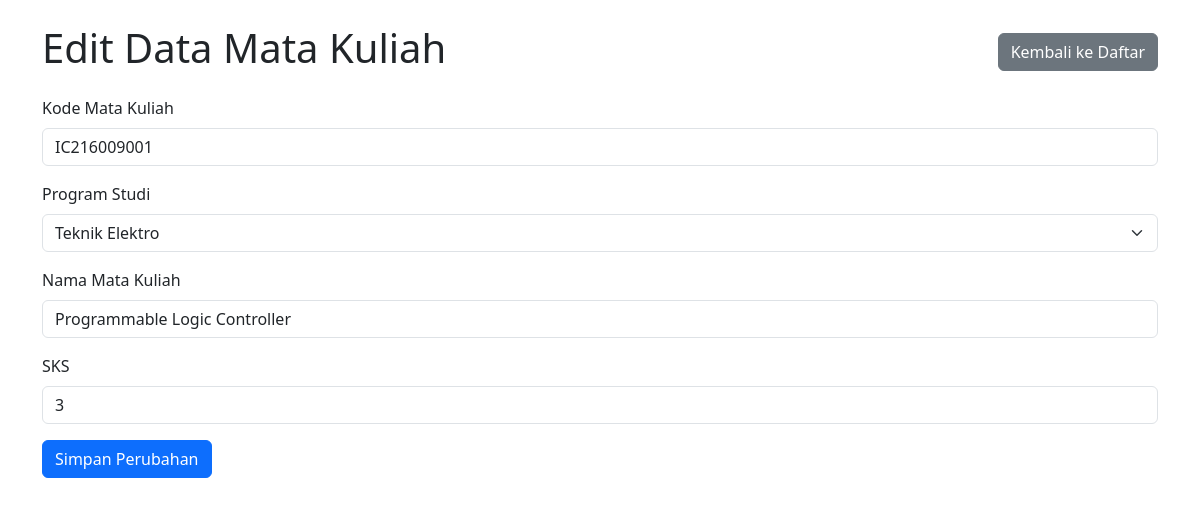
Screenshot of /managematkul/edit_matakuliah.php?kode_mk=IC216009001 (signed in) with the database file from the repository.
### tables this page shows
CREATE TABLE `matakuliah` (
  `kode_mk` varchar(20) NOT NULL,
  `id_prodi` varchar(5) NOT NULL,
  `nama_mk` varchar(100) NOT NULL,
  `sks` int NOT NULL
);

CREATE TABLE `prodi` (
  `id_prodi` varchar(5) NOT NULL,
  `id_fakultas` varchar(5) NOT NULL,
  `nama_prodi` varchar(100) NOT NULL,
  `jenjang` enum('Profesi','D3','S1','S2','S3') NOT NULL
);

### managematkul/edit_matakuliah.php (the view, shortened to what this page needs)
<?php
require_once '../main/config_db.php';
$entry = null;
$kode_mk_edit = isset($_GET['kode_mk']) ? mysqli_real_escape_string($conn, $_GET['kode_mk']) : null;
$prodi_options = [];
$sql_prodi_list = "SELECT id_prodi, nama_prodi FROM prodi ORDER BY nama_prodi ASC";
$result_prodi_list = mysqli_query($conn, $sql_prodi_list);
if ($result_prodi_list) {
    while ($row_prodi = mysqli_fetch_assoc($result_prodi_list)) {
        $prodi_options[] = $row_prodi;
    }
}
if ($kode_mk_edit && $_SERVER['REQUEST_METHOD'] !== 'POST') {
    $sql_select = "SELECT kode_mk, id_prodi, nama_mk, sks FROM matakuliah WHERE kode_mk = ?";
    $stmt_select = mysqli_prepare($conn, $sql_select);
    mysqli_stmt_bind_param($stmt_select, "s", $kode_mk_edit);
    mysqli_stmt_execute($stmt_select);
    $result = mysqli_stmt_get_result($stmt_select);
    $entry = mysqli_fetch_assoc($result);
}
?>
<!DOCTYPE html>
<html lang="id">
<head>
    <link href="https://cdn.jsdelivr.net/npm/bootstrap@5.3.0/dist/css/bootstrap.min.css" rel="stylesheet">
</head>
<body>
    <div class="container mt-4">
        <div class="d-flex justify-content-between align-items-center mb-3">
            <h1>Edit Data Mata Kuliah</h1>
            <a href="manage_matakuliah.php" class="btn btn-secondary">Kembali ke Daftar</a>
        </div>
        <?php if ($kode_mk_edit && $entry): ?>
            <form method="POST" action="edit_matakuliah.php?kode_mk=<?= htmlspecialchars($kode_mk_edit) ?>">
                <div class="mb-3">
                    <label for="kode_mk_display" class="form-label">Kode Mata Kuliah</label>
                    <input type="text" class="form-control" id="kode_mk_display" value="<?= htmlspecialchars($entry['kode_mk']) ?>" readonly>
                    </div>
                <div class="mb-3">
                    <label for="id_prodi_edit" class="form-label">Program Studi</label>
                    <select class="form-select" id="id_prodi_edit" name="id_prodi" required>
                        <?php foreach ($prodi_options as $prodi): ?>
                            <option value="<?= htmlspecialchars($prodi['id_prodi']) ?>" <?= ($entry['id_prodi'] === $prodi['id_prodi'] ? 'selected' : '') ?>>
                                <?= htmlspecialchars($prodi['nama_prodi']) ?>
                            </option>
                        <?php endforeach; ?>
                    </select>
                </div>
                <div class="mb-3">
                    <label for="nama_mk_edit" class="form-label">Nama Mata Kuliah</label>
                    <input type="text" class="form-control" id="nama_mk_edit" name="nama_mk" value="<?= htmlspecialchars($entry['nama_mk']) ?>" required>
                </div>
                <div class="mb-3">
                    <label for="sks_edit" class="form-label">SKS</label>
                    <input type="number" class="form-control" id="sks_edit" name="sks" value="<?= htmlspecialchars($entry['sks']) ?>" min="1" required>
                </div>
                <button type="submit" class="btn btn-primary">Simpan Perubahan</button>
            </form>
        <?php elseif(!$kode_mk_edit): ?>
            <div class="alert alert-warning">Tidak ada kode mata kuliah yang dipilih untuk diedit.</div>
        <?php endif; ?>
    </div>
</body>
</html>

### rows the page displays
matakuliah: kode_mk "IC216009001", id_prodi "Teknik Elektro", nama_mk "Programmable Logic Controller", sks "3"
